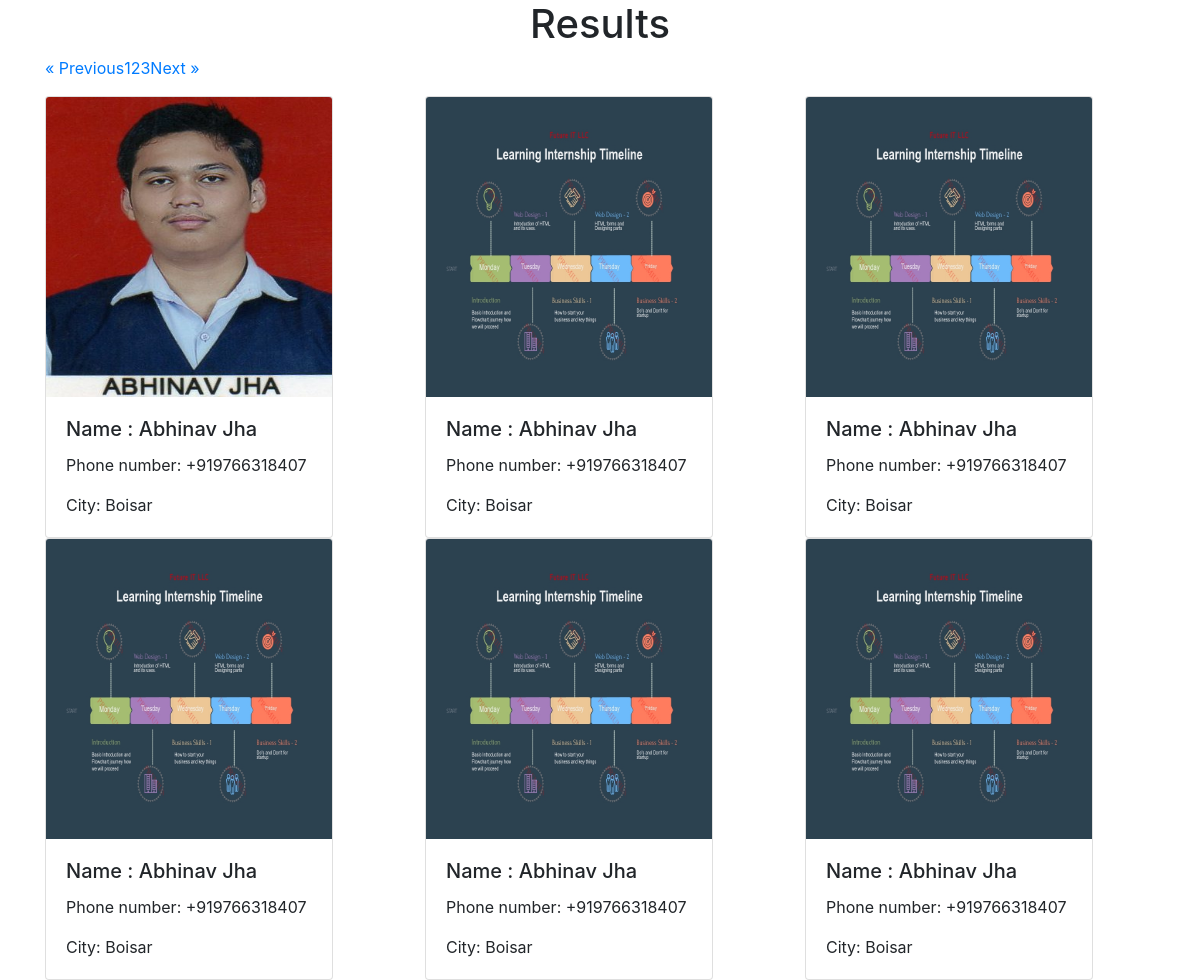
The page /testing.php on the database its author committed.
### tables this page shows
CREATE TABLE `register` (
  `id` int(255) NOT NULL,
  `name` varchar(255) NOT NULL,
  `city` varchar(255) NOT NULL,
  `phone number` varchar(255) NOT NULL,
  `image` varchar(255) NOT NULL
);

### testing.php (the view, shortened to what this page needs)
<?php
	include 'conn.php';
	$limit = 6;
	$page = isset($_GET['page']) ? $_GET['page'] : 1;
	$start = ($page - 1) * $limit;
	$result = $conn->query("SELECT * FROM register LIMIT $start, $limit");
	$customers = $result->fetch_all(MYSQLI_ASSOC);
	$result1 = $conn->query("SELECT count(id) AS id FROM register");
	$custCount = $result1->fetch_all(MYSQLI_ASSOC);
	$total = $custCount[0]['id'];
	$pages = ceil( $total / $limit );
	$Previous = $page - 1;
	$Next = $page + 1;
 ?>
<!DOCTYPE html>
<html>
<head>
	<link rel="stylesheet" href="https://stackpath.bootstrapcdn.com/bootstrap/4.5.2/css/bootstrap.min.css">
</head>
<body>
	<div class="container well">
		<h1 class="text-center">Results </h1>
		<div class="row">
			<div class="col-md-10">
				<nav aria-label="Page navigation">
					<ul class="pagination">
				    <li>
				      <a href="testing.php?page=<?= $Previous; ?>" aria-label="Previous">
				        <span aria-hidden="true">&laquo; Previous</span>
				      </a>
				    </li>
				    <?php for($i = 1; $i<= $pages; $i++) : ?>
				    	<li><a href="testing.php?page=<?= $i; ?>"><?= $i; ?></a></li>
				    <?php endfor; ?>
				    <li>
				      <a href="testing.php?page=<?= $Next; ?>" aria-label="Next">
				        <span aria-hidden="true">Next &raquo;</span>
				      </a>
				    </li>
				  </ul>
				</nav>
			</div>
			<?php foreach($customers as $customer) :  ?>
			<div class="col-lg-4">
								<div class="card" style="width: 18rem;">
  								<img class="card-img-top" src="<?= $customer['image']; ?>" height = "300px" width = "100px" alt="Card image cap">
  								<div class="card-body">
								<h5 class="card-title">Name : <?= $customer['name']; ?></h5>
								<p class="card-text">Phone number: <?= $customer['phone number']; ?></p>
								<p class="card-text">City: <?= $customer['city']; ?></p>
								</div>
								</div>
			</div>
			<?php endforeach; ?>
		</div>
</body>
</html>

### rows shown on the page
register: image (picture), name "Abhinav Jha", phone number "+919766318407", city "Boisar"
register: image (picture), name "Abhinav Jha", phone number "+919766318407", city "Boisar"
register: image (picture), name "Abhinav Jha", phone number "+919766318407", city "Boisar"
register: image (picture), name "Abhinav Jha", phone number "+919766318407", city "Boisar"
register: image (picture), name "Abhinav Jha", phone number "+919766318407", city "Boisar"
register: image (picture), name "Abhinav Jha", phone number "+919766318407", city "Boisar"
